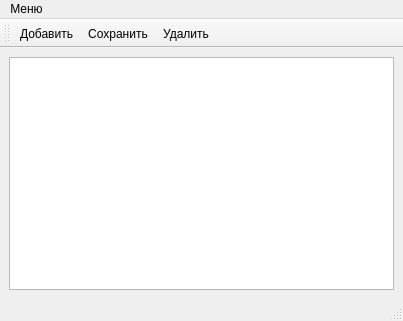
<?xml version="1.0" encoding="UTF-8"?>
<ui version="4.0">
 <class>list</class>
 <widget class="QMainWindow" name="list">
  <property name="geometry">
   <rect>
    <x>0</x>
    <y>0</y>
    <width>403</width>
    <height>321</height>
   </rect>
  </property>
  <property name="windowTitle">
   <string>MainWindow</string>
  </property>
  <widget class="QWidget" name="centralwidget">
   <layout class="QGridLayout" name="gridLayout_2">
    <item row="0" column="0">
     <widget class="QTableView" name="tableView">
      <property name="autoFillBackground">
       <bool>false</bool>
      </property>
     </widget>
    </item>
   </layout>
  </widget>
  <widget class="QMenuBar" name="menubar">
   <property name="geometry">
    <rect>
     <x>0</x>
     <y>0</y>
     <width>403</width>
     <height>21</height>
    </rect>
   </property>
   <widget class="QMenu" name="menu">
    <property name="title">
     <string>Меню</string>
    </property>
    <addaction name="save"/>
    <addaction name="add"/>
    <addaction name="del"/>
   </widget>
   <addaction name="menu"/>
  </widget>
  <widget class="QStatusBar" name="statusbar"/>
  <widget class="QToolBar" name="toolBar">
   <property name="windowTitle">
    <string>toolBar</string>
   </property>
   <attribute name="toolBarArea">
    <enum>TopToolBarArea</enum>
   </attribute>
   <attribute name="toolBarBreak">
    <bool>false</bool>
   </attribute>
   <addaction name="add"/>
   <addaction name="save"/>
   <addaction name="del"/>
  </widget>
  <action name="save">
   <property name="icon">
    <iconset resource="resources.qrc">
     <normaloff>:/icons/Notebook-save.svg</normaloff>:/icons/Notebook-save.svg</iconset>
   </property>
   <property name="text">
    <string>Сохранить</string>
   </property>
  </action>
  <action name="add">
   <property name="icon">
    <iconset resource="resources.qrc">
     <normaloff>:/icons/Note-add.svg</normaloff>:/icons/Note-add.svg</iconset>
   </property>
   <property name="text">
    <string>Добавить</string>
   </property>
  </action>
  <action name="del">
   <property name="icon">
    <iconset resource="resources.qrc">
     <normaloff>:/icons/Note-remove.svg</normaloff>:/icons/Note-remove.svg</iconset>
   </property>
   <property name="text">
    <string>Удалить</string>
   </property>
  </action>
 </widget>
 <resources>
  <include location="resources.qrc"/>
 </resources>
 <connections/>
</ui>
